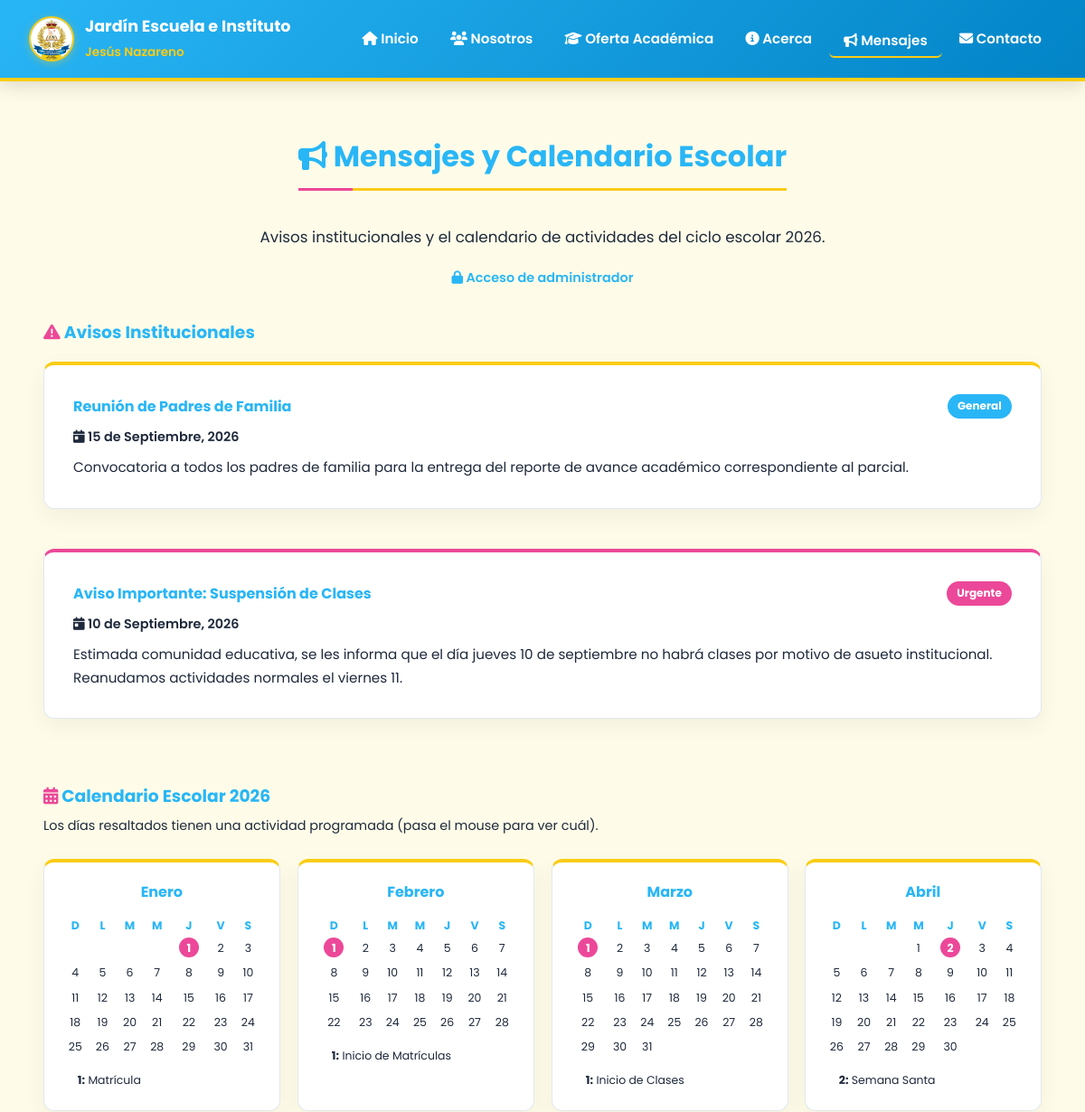
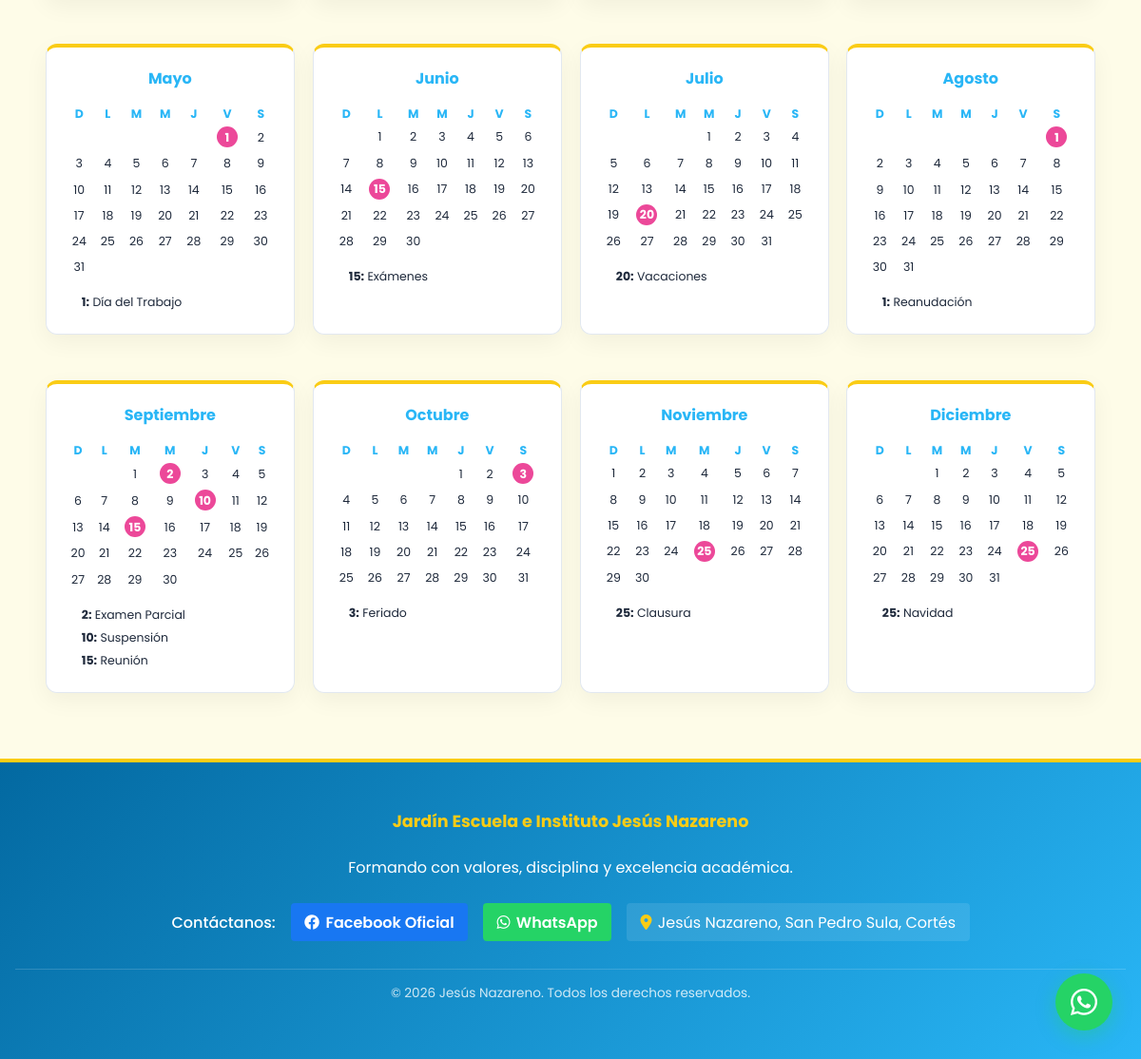
The page /mensajes on the database its author committed (2 pictures, top to bottom).
### tables this page shows
CREATE TABLE avisos (
    id INTEGER PRIMARY KEY AUTOINCREMENT,
    titulo TEXT NOT NULL,
    fecha TEXT NOT NULL,
    categoria TEXT NOT NULL DEFAULT 'General',
    contenido TEXT NOT NULL,
    creado TEXT NOT NULL DEFAULT (datetime('now'))
);

CREATE TABLE eventos_calendario (
    id INTEGER PRIMARY KEY AUTOINCREMENT,
    anio INTEGER NOT NULL DEFAULT 2026,
    mes INTEGER NOT NULL,
    dia INTEGER NOT NULL,
    titulo TEXT NOT NULL
);

### app.py (the view, shortened to what this page needs)
@app.route("/mensajes")
def mensajes():
    conn = obtener_conexion()
    avisos = conn.execute("SELECT * FROM avisos ORDER BY id DESC").fetchall()
    admin_logueado = bool(session.get("admin_logueado"))
    admisiones_recibidas = []
    contactos_recibidos = []
    conn.close()
    return render_template(
        "mensajes_calendario.html",
        avisos=avisos,
        calendario=generar_calendario_anual(),
        admin_logueado=admin_logueado,
        admisiones_recibidas=admisiones_recibidas,
        contactos_recibidos=contactos_recibidos,
        meses=list(enumerate(nombres_meses, start=1)),
    )

### app.py (called while the page is built)
def generar_calendario_anual():
    conn = obtener_conexion()
    eventos = conn.execute(
        "SELECT * FROM eventos_calendario WHERE anio = 2026 ORDER BY mes, dia"
    ).fetchall()
    conn.close()
    eventos_por_mes = {}
    for e in eventos:
        eventos_por_mes.setdefault(e["mes"], []).append(e)
    calendario_anual = []
    for i, nombre in enumerate(nombres_meses, start=1):
        matriz_mes = calendar.monthcalendar(2026, i)
        mapa_eventos = {e["dia"]: e["titulo"] for e in eventos_por_mes.get(i, [])}
        calendario_anual.append({
            "numero": i,
            "nombre": nombre,
            "matriz": matriz_mes,
            "eventos": mapa_eventos,
            "eventos_lista": eventos_por_mes.get(i, []),
        })
    return calendario_anual

### db.py (called while the page is built)
def obtener_conexion():
    conn = sqlite3.connect(DATABASE)
    conn.row_factory = sqlite3.Row
    return conn

### templates/mensajes_calendario.html (shortened to what this page needs)
{% extends "base.html" %}
{% block content %}
  <section class="page-header fade-in visible" style="text-align: center; margin-bottom: 2rem;">
    <h2 style="display: inline-block; border-bottom: 3px solid var(--accent-gold); padding-bottom: 0.5rem; color: var(--header-brown);">
      <i class="fa-solid fa-bullhorn"></i> Mensajes y Calendario Escolar
    </h2>
    <p class="subtitle" style="color: var(--text-main); font-size: 1.05rem; margin-top: 0.5rem;">
      Avisos institucionales y el calendario de actividades del ciclo escolar 2026.
    </p>
    {% if admin_logueado %}
      <div style="margin-top: 1rem;">
        <span style="background-color: #d4edda; color: #155724; padding: 0.3rem 0.9rem; border-radius: 20px; font-size: 0.85rem; font-weight: 600; margin-right: 0.6rem;">
          <i class="fa-solid fa-user-check"></i> Sesión de administrador activa
        </span>
        <a href="{{ url_for('mensajes_logout') }}" style="color: var(--secondary-pink); font-weight: 600; text-decoration: none; font-size: 0.9rem;">
          <i class="fa-solid fa-right-from-bracket"></i> Cerrar sesión
        </a>
      </div>
    {% else %}
      <div style="margin-top: 1rem;">
        <a href="{{ url_for('mensajes_login') }}" style="color: var(--header-blue); font-weight: 600; text-decoration: none; font-size: 0.9rem;">
          <i class="fa-solid fa-lock"></i> Acceso de administrador
        </a>
      </div>
    {% endif %}
  </section>
  <h3 style="color: var(--header-brown); margin-bottom: 1rem;">
    <i class="fa-solid fa-triangle-exclamation" style="color: var(--secondary-pink);"></i> Avisos Institucionales
  </h3>
  <div style="display: flex; flex-direction: column; gap: 1rem; margin-bottom: 2.5rem;">
    {% if avisos %}
      {% for aviso in avisos %}
        <div class="info-card fade-in visible" style="border-top: 4px solid {% if aviso.categoria == 'Urgente' %}var(--secondary-pink){% else %}var(--accent-gold){% endif %};">
          <div style="display: flex; justify-content: space-between; align-items: center; flex-wrap: wrap; gap: 0.5rem; margin-bottom: 0.5rem;">
            <h4 style="color: var(--header-brown); margin: 0;">{{ aviso.titulo }}</h4>
            <span style="background-color: {% if aviso.categoria == 'Urgente' %}var(--secondary-pink){% else %}var(--header-blue){% endif %}; color: white; padding: 0.2rem 0.7rem; border-radius: 20px; font-size: 0.75rem; font-weight: 700;">
              {{ aviso.categoria }}
            </span>
          </div>
          <p style="color: var(--text-main); font-size: 0.9rem; font-weight: 600; margin-bottom: 0.5rem;">
            <i class="fa-solid fa-calendar-day"></i> {{ aviso.fecha }}
          </p>
          <p style="color: var(--text-main); font-size: 0.95rem;">{{ aviso.contenido }}</p>
        </div>
      {% endfor %}
    {% else %}
      <p style="text-align: center;">No hay avisos institucionales por el momento.</p>
    {% endif %}
  </div>
  <h3 style="color: var(--header-brown); margin-bottom: 0.3rem;">
    <i class="fa-solid fa-calendar-days" style="color: var(--secondary-pink);"></i> Calendario Escolar 2026
  </h3>
  <p style="color: var(--text-main); font-size: 0.9rem; margin-bottom: 1.5rem;">
    Los días resaltados tienen una actividad programada (pasa el mouse para ver cuál).
  </p>
  <div style="display: grid; grid-template-columns: repeat(auto-fit, minmax(230px, 1fr)); gap: 1.2rem;">
    {% for mes in calendario %}
      <div class="info-card fade-in visible" style="padding: 1.2rem; border-top: 4px solid var(--accent-gold);">
        <h4 style="color: var(--header-brown); text-align: center; margin-bottom: 0.8rem;">{{ mes.nombre }}</h4>
        <table style="width: 100%; border-collapse: collapse; font-size: 0.78rem; text-align: center; color: var(--text-main);">
          <thead>
            <tr style="color: var(--header-blue);">
              <th>D</th><th>L</th><th>M</th><th>M</th><th>J</th><th>V</th><th>S</th>
            </tr>
          </thead>
          <tbody>
            {% for semana in mes.matriz %}
              <tr>
                {% for dia in semana %}
                  {% if dia == 0 %}
                    <td style="padding: 3px;"></td>
                  {% elif mes.eventos.get(dia) %}
                    <td style="padding: 3px;">
                      <span title="{{ mes.eventos.get(dia) }}" style="display: inline-flex; align-items: center; justify-content: center; width: 22px; height: 22px; border-radius: 50%; background-color: var(--secondary-pink); color: #fff; font-weight: 700; cursor: help;">{{ dia }}</span>
                    </td>
                  {% else %}
                    <td style="padding: 3px;">{{ dia }}</td>
                  {% endif %}
                {% endfor %}
              </tr>
            {% endfor %}
          </tbody>
        </table>
        {% if mes.eventos_lista %}
          <ul style="margin-top: 0.8rem; padding-left: 1.1rem; font-size: 0.78rem; text-align: left; color: var(--text-main);">
            {% for evento in mes.eventos_lista %}
              <li style="margin-bottom: 0.2rem; display: flex; justify-content: space-between; align-items: center; gap: 0.4rem;">
                <span><strong>{{ evento.dia }}:</strong> {{ evento.titulo }}</span>
              </li>
            {% endfor %}
          </ul>
        {% endif %}
      </div>
    {% endfor %}
  </div>
{% endblock %}

### templates/base.html (shortened to what this page needs)
<!DOCTYPE html>
<html lang="es">
  <head>
    <link
      rel="stylesheet"
      href="https://cdnjs.cloudflare.com/ajax/libs/font-awesome/6.4.0/css/all.min.css"
    />
    <link
      rel="stylesheet"
      href="{{ url_for('static', filename='style.css') }}"
    />
  </head>
  <body>
    <header class="main-header">
      <div class="header-container">
        <a href="{{ url_for('inicio') }}" class="header-brand">
          <img
            src="{{ url_for('static', filename='img/logo.jpg.jpeg') }}"
            alt="Escudo Institucional"
            class="header-logo"
            onerror="this.style.display='none'"
          />
          <div>
            <span class="brand-title">Jardín Escuela e Instituto</span><br />
            <span
              style="font-size: 0.85rem; color: var(--accent-gold); font-weight: 600;"
              >Jesús Nazareno</span
            >
          </div>
        </a>
        <nav>
          <ul class="nav-menu" id="navMenu">
            <li>
              <a href="{{ url_for('inicio') }}"
                ><i class="fa-solid fa-house"></i> Inicio</a
              >
            </li>
            <li>
              <a href="{{ url_for('quienes') }}"
                ><i class="fa-solid fa-users"></i> Nosotros</a
              >
            </li>
            <li>
              <a href="{{ url_for('servicios') }}"
                ><i class="fa-solid fa-graduation-cap"></i> Oferta Académica</a
              >
            </li>
            <li>
              <a href="{{ url_for('acerca') }}"
                ><i class="fa-solid fa-circle-info"></i> Acerca</a
              >
            </li>
            <li>
              <a href="{{ url_for('mensajes') }}"
                ><i class="fa-solid fa-bullhorn"></i> Mensajes</a
              >
            </li>
            <li>
              <a href="{{ url_for('contacto') }}"
                ><i class="fa-solid fa-envelope"></i> Contacto</a
              >
            </li>
          </ul>
        </nav>
      </div>
    </header>
    <main class="content-wrapper">{% block content %}{% endblock %}</main>
    <a
      href="https://wa.me/50493067316?text=Hola%20Jard%C3%ADn%20Escuela%20e%20Instituto%20Jes%C3%BAs%20Nazareno,%20deseo%20m%C3%A1s%20informaci%C3%B3n"
      class="whatsapp-float"
      target="_blank"
      rel="noopener noreferrer"
      aria-label="WhatsApp"
    >
      <i class="fa-brands fa-whatsapp"></i>
    </a>
    <footer class="main-footer">
      <div
        class="footer-container"
        style="display: flex; flex-direction: column; gap: 1rem; align-items: center;"
      >
        <p
          style="font-weight: 700; font-size: 1.1rem; color: var(--accent-gold); margin-bottom: 0.2rem; text-align: center;"
        >
          Jardín Escuela e Instituto Jesús Nazareno
        </p>
        <p style="text-align: center; margin: 0;">
          Formando con valores, disciplina y excelencia académica.
        </p>
        <div
          class="footer-social"
          style="display: flex; justify-content: center; align-items: center; gap: 1rem; flex-wrap: wrap; margin-top: 0.5rem;"
        >
          <span style="font-weight: 500;">Contáctanos:</span>
          <a
            href="https://www.facebook.com/share/1D74RmNSwm/"
            target="_blank"
            rel="noopener noreferrer"
            class="social-link"
            style="color: white; text-decoration: none; background-color: #1877f2; padding: 0.4rem 0.9rem; border-radius: 4px; font-weight: 600; display: inline-flex; align-items: center; gap: 0.4rem;"
          >
            <i class="fa-brands fa-facebook"></i> Facebook Oficial
          </a>
          <a
            href="https://wa.me/50493067316?text=Hola%20Jard%C3%ADn%20Escuela%20e%20Instituto%20Jes%C3%BAs%20Nazareno,%20necesito%20informaci%C3%B3n"
            target="_blank"
            rel="noopener noreferrer"
            class="social-link"
            style="color: white; text-decoration: none; background-color: #25d366; padding: 0.4rem 0.9rem; border-radius: 4px; font-weight: 600; display: inline-flex; align-items: center; gap: 0.4rem;"
          >
            <i class="fa-brands fa-whatsapp"></i> WhatsApp
          </a>
          <span
            style="display: inline-flex; align-items: center; gap: 0.4rem; background: rgba(255,255,255,0.1); padding: 0.4rem 0.9rem; border-radius: 4px;"
          >
            <i
              class="fa-solid fa-location-dot"
              style="color: var(--accent-gold);"
            ></i>
            Jesús Nazareno, San Pedro Sula, Cortés
          </span>
        </div>
        <p
          style="margin-top: 0.8rem; font-size: 0.85rem; opacity: 0.8; border-top: 1px solid rgba(255,255,255,0.2); width: 100%; padding-top: 0.8rem; text-align: center;"
        >
          &copy; 2026 Jesús Nazareno. Todos los derechos reservados.
        </p>
      </div>
    </footer>
  </body>
</html>

### static/style.css (style rules this page uses)
:root { --primary-blue: #38bdf8; --secondary-pink: #ec4899; --light-pink: #fbcfe8; --accent-yellow: #facc15; --header-blue: #29b6f6; --bg-beige: #fefce8; --card-white: #ffffff; --text-main: #1e293b; --border-light: #e2e8f0; --transition-smooth: all 0.4s cubic-bezier(0.165, 0.84, 0.44, 1); --accent-gold: var(--accent-yellow); --header-brown: var(--header-blue); }
* { box-sizing: border-box; margin: 0; padding: 0; }
body { font-family: 'Poppins', sans-serif; background-color: var(--bg-beige); color: var(--text-main); line-height: 1.7; display: flex; flex-direction: column; min-height: 100vh; overflow-x: hidden; }
.main-header { background: linear-gradient(135deg, var(--header-blue), #0284c7); color: white; padding: 1rem 2rem; box-shadow: 0 4px 20px rgba(0,0,0,0.15); border-bottom: 4px solid var(--accent-yellow); position: sticky; top: 0; z-index: 1000; animation: slideDown 0.6s ease-out; }
.header-container { max-width: 1280px; margin: 0 auto; display: flex; align-items: center; justify-content: space-between; gap: 1rem; position: relative; }
.header-brand { text-decoration: none !important; display: flex; align-items: center; gap: 12px; transition: transform 0.3s ease; }
.header-logo { height: 50px; width: 50px; object-fit: cover; border-radius: 50%; border: 2px solid var(--accent-yellow); box-shadow: 0 2px 10px rgba(250, 204, 21, 0.4); transition: transform 0.6s cubic-bezier(0.4, 0, 0.2, 1); }
.brand-title { color: #ffffff !important; font-weight: 700 !important; font-size: 1.1rem; text-decoration: none !important; }
nav { position: relative; }
ul.nav-menu { display: flex; flex-direction: row; flex-wrap: wrap; align-items: center; gap: 0.2rem; list-style: none; background: transparent; position: static; box-shadow: none; border: none; padding: 0; }
ul.nav-menu li { list-style: none; }
.nav-menu a { display: block; padding: 0.6rem 1rem; font-size: 0.95rem; color: #ffffff !important; text-decoration: none !important; font-weight: 600; border-radius: 6px; transition: all 0.3s ease; }
.content-wrapper { max-width: 1280px; width: 92%; margin: 2.5rem auto; padding-top: 1rem; flex: 1; }
h2 { color: var(--header-blue); border-bottom: 3px solid var(--accent-yellow); padding-bottom: 0.5rem; margin-bottom: 1.8rem; font-size: 2rem; font-weight: 700; position: relative; }
h2::after { content: ''; position: absolute; bottom: -3px; left: 0; width: 60px; height: 3px; background-color: var(--secondary-pink); transition: width 0.4s ease; }
.info-card, .noticia-card, .service-card, form { background-color: var(--card-white); border-radius: 12px; padding: 2rem; box-shadow: 0 8px 25px rgba(0,0,0,0.05); margin-bottom: 1.8rem; border-top: 4px solid var(--accent-yellow); border-left: 1px solid var(--border-light); border-right: 1px solid var(--border-light); border-bottom: 1px solid var(--border-light); transition: var(--transition-smooth); position: relative; overflow: hidden; }
.info-card::before { content: ''; position: absolute; top: 0; left: -100%; width: 100%; height: 100%; background: linear-gradient(90deg, transparent, rgba(255,255,255,0.4), transparent); transition: 0.6s; }
.fade-in { opacity: 0; transform: translateY(40px); transition: opacity 0.9s cubic-bezier(0.165, 0.84, 0.44, 1), transform 0.9s cubic-bezier(0.165, 0.84, 0.44, 1); will-change: opacity, transform; }
.fade-in.visible { opacity: 1; transform: translateY(0); }
.main-footer { background: linear-gradient(135deg, #0369a1, var(--header-blue)); color: white; text-align: center; padding: 3rem 1rem; margin-top: auto; border-top: 4px solid var(--accent-yellow); position: relative; }
.footer-container p { margin-bottom: 0.6rem; }
.footer-social { display: flex; justify-content: center; align-items: center; gap: 12px; flex-wrap: wrap; margin-top: 1rem; }
.social-link { color: var(--accent-yellow); text-decoration: none; font-weight: 700; transition: all 0.3s ease; padding: 4px 8px; border-radius: 4px; }
.whatsapp-float { position: fixed; width: 60px; height: 60px; bottom: 30px; right: 30px; background-color: #25d366; color: #fff; border-radius: 50%; text-align: center; font-size: 32px; box-shadow: 0 6px 20px rgba(37,211,102,0.4); z-index: 1000; display: flex; align-items: center; justify-content: center; text-decoration: none; animation: pulseWhatsapp 2s infinite; transition: transform 0.3s ease; }

### rows shown on the page
avisos: titulo "Reunión de Padres de Familia", categoria "General", fecha "15 de Septiembre, 2026", contenido "Convocatoria a todos los padres de familia para la entrega del reporte de avance académico correspondiente al parcial."
avisos: titulo "Aviso Importante: Suspensión de Clases", categoria "Urgente", fecha "10 de Septiembre, 2026", contenido "Estimada comunidad educativa, se les informa que el día jueves 10 de septiembre no habrá clases por motivo de asueto institucional. Reanudamos actividades normales el viernes 11."
eventos_calendario: dia "1", titulo "Matrícula"
eventos_calendario: dia "1", titulo "Inicio de Matrículas"
eventos_calendario: dia "1", titulo "Inicio de Clases"
eventos_calendario: dia "2", titulo "Semana Santa"
eventos_calendario: dia "1", titulo "Día del Trabajo"
eventos_calendario: dia "15", titulo "Exámenes"
eventos_calendario: dia "20", titulo "Vacaciones"
eventos_calendario: dia "1", titulo "Reanudación"
eventos_calendario: dia "2", titulo "Examen Parcial"
eventos_calendario: dia "10", titulo "Suspensión"
eventos_calendario: dia "15", titulo "Reunión"
eventos_calendario: dia "3", titulo "Feriado"
eventos_calendario: dia "25", titulo "Clausura"
eventos_calendario: dia "25", titulo "Navidad"

### other values the page prints
{{ mes.nombre }} "Enero" "Febrero" "Marzo" "Abril" "Mayo" "Junio" "Julio" "Agosto" "Septiembre" "Octubre" "Noviembre" "Diciembre"
{{ dia }} "1" "1" "1" "2" "1" "15" "20" "1" "2" "10" "15" "3" "25" "25"
{{ dia }} "2" "3" "4" "5" "6" "7" "8" "9" "10" "11" "12" "13" "14" "15" "16" "17" "18" "19" "20" "21" "22" "23" "24" "25" "26" "27" "28" "29" "30" "31" "2" "3" "4" "5" "6" "7" "8" "9" "10" "11" "12" "13" "14" "15" "16" "17" "18" "19" "20" "21" "22" "23" "24" "25" "26" "27" "28" "2" "3" "4" "5" "6" "7" "8" "9" "10" "11" "12" "13" "14" "15" "16" "17" "18" "19" "20" "21" "22" "23" "24" "25" "26" "27" "28" "29" "30" "31" "1" "3" "4" "5" "6" "7" "8" "9" "10" "11" "12" "13" "14" "15" "16" "17" "18" "19" "20" "21" "22" "23" "24" "25" "26" "27" "28" "29" "30" "2" "3" "4" "5" "6" "7" "8" "9" "10" "11" "12" "13" "14" "15" "16" "17" "18" "19" "20" "21" "22" "23" "24" "25" "26" "27" "28" "29" "30" "31" "1" "2" "3" "4" "5" "6" "7" "8" "9" "10" "11" "12" "13" "14" "16" "17" "18" "19" "20" "21" "22" "23" "24" "25" "26" "27" "28" "29" "30" "1" "2" "3" "4" "5" "6" "7" "8" "9" "10" "11" "12" "13" "14" "15" "16" "17" "18" "19" "21" "22" "23" "24" "25" "26" "27" "28" "29" "30" "31" "2" "3" "4" "5" "6" "7" "8" "9" "10" "11" "12" "13" "14" "15" "16" "17" "18" "19" "20" "21" "22" "23" "24" "25" "26" "27" "28" "29" "30" "31" "1" "3" "4" "5" "6" "7" "8" "9" "11" "12" "13" "14" "16" "17" "18" "19" "20" "21" "22" "23" "24" "25" "26" "27" "28" "29" "30" "1" "2" "4" "5" "6" "7" "8" "9" "10" "11" "12" "13" "14" "15" "16" "17" "18" "19" "20" "21" "22" "23" "24" "25" "26" "27" "28" "29" "30" "31" "1" "2" "3" "4" "5" "6" "7" "8" "9" "10" "11" "12" "13" "14" "15" "16" "17" "18" "19" "20" "21" "22" "23" "24" "26" "27" "28" "29" "30" "1" "2" "3" "4" "5" "6" "7" "8" "9" "10" "11" "12" "13" "14" "15" "16" "17" "18" "19" "20" "21" "22" "23" "24" "26" "27" "28" "29" "30" "31"
